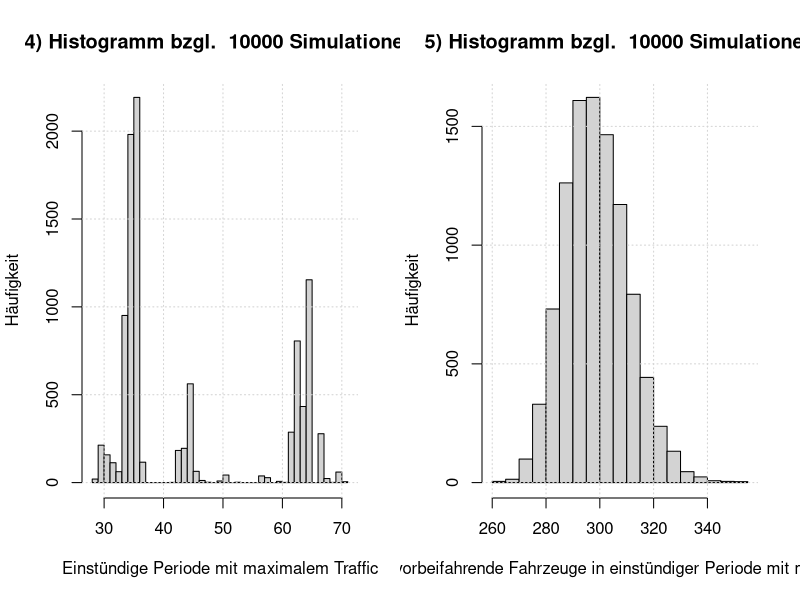
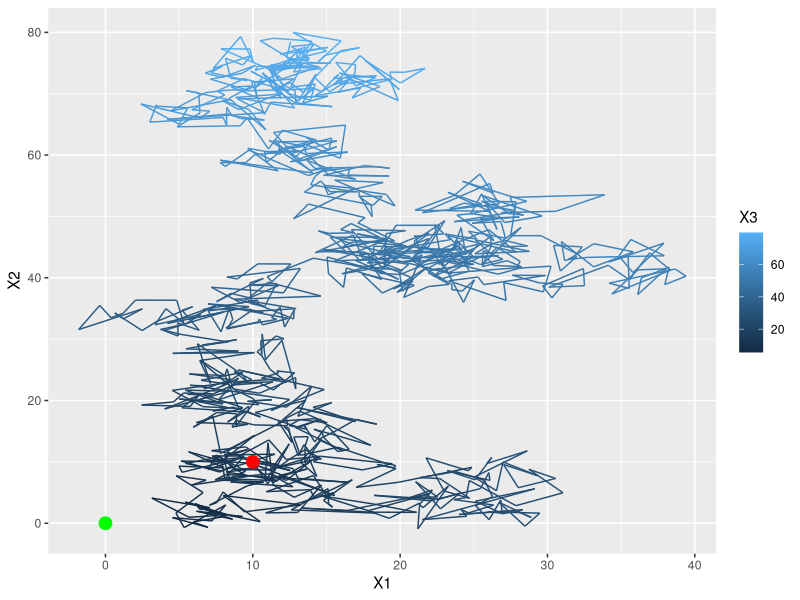
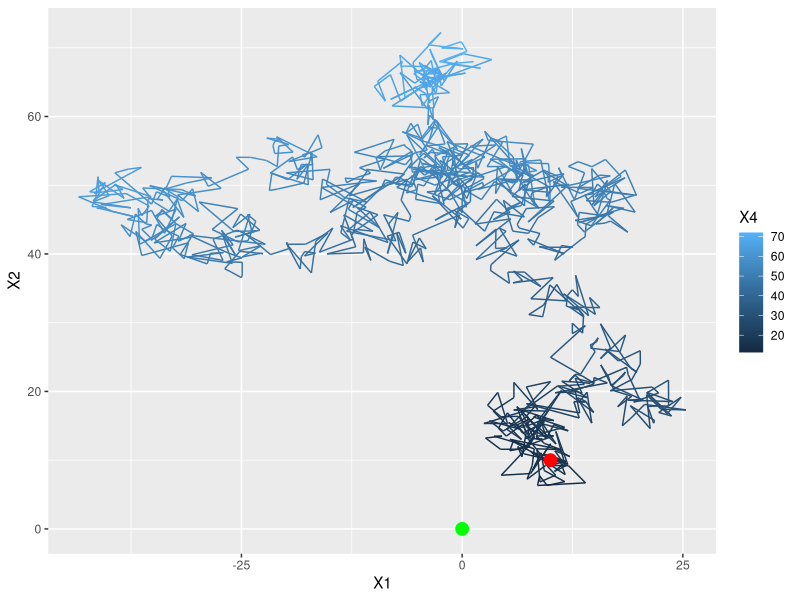
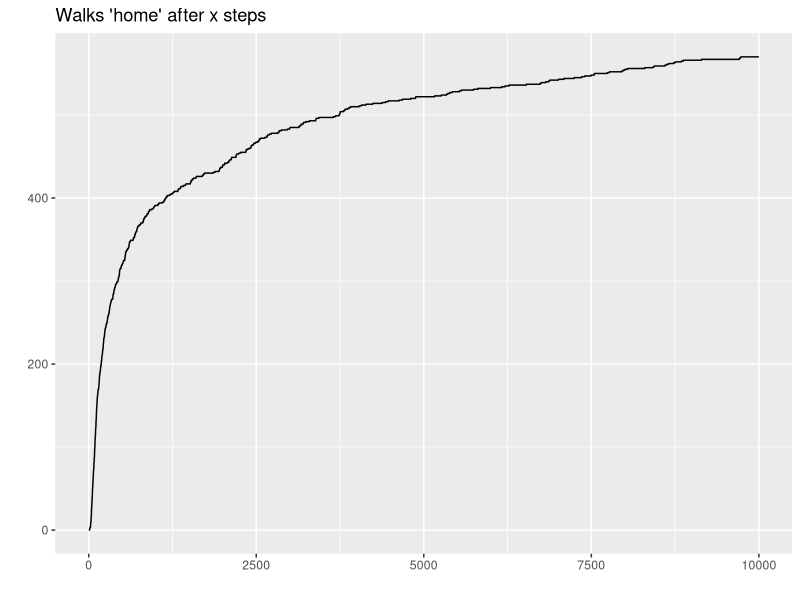
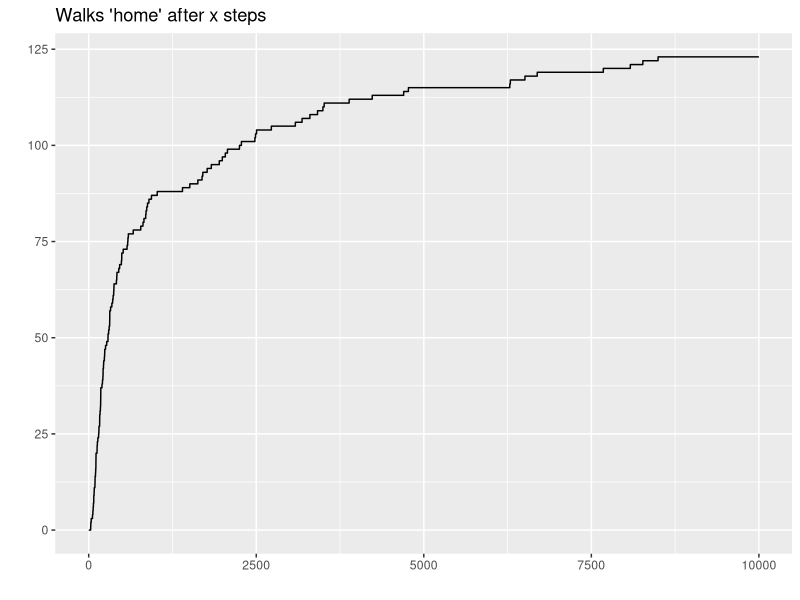

The R script that drew these images, in order: (Note: this script raises an error after producing the figures.)
## ---- chunk 1
# Load libraries
library('ggplot2')
library(xtable)
## ---- chunk 2
# Read transition matrix
P <- as.matrix(read.csv("data/lungcancer.csv"))
nStates <- dim(P)[1]

# Sanity check
apply(P, 1, sum)
## ---- chunk 3
# Method 1

fnMCMeanSteps1 <- function(x, mu, P, tailProb = 10^-3){
  # This function computes the mean number of steps needed to reach state x for
  # a Markov chain defined with initial distribution mu and transition matrix P.
  # 
  # Args:
  #   x:        Target state
  #   mu:       Initial distribution
  #   P:        Transition matrix
  #   tailProb: Tail probability to control approximation
  #   
  # Returns:
  #   Expected number of steps to reach state x for the first time
  
  # Step 0
  cumProbs <- mu[x]
  mean <- mu[x] * 0  # symbolic initialization
  
  # Step 1
  tempProb <- sum(mu[-x] * P[-x, x])
  cumProbs <- cumProbs + tempProb
  mean <- mean + tempProb * 1
  
  # Further steps
  PTilde <- diag(length(mu) - 1)  # initialize PTilde
  k <- 2
  
  while (1-cumProbs >= tailProb) {
    PTilde <- PTilde %*% P[-x, -x]  # Update PTilde
    tempProb <- mu[-x] %*% PTilde %*% P[-x, x]  # Get prob. of hitting time k
    cumProbs <- cumProbs + tempProb  # cumulate probability mass
    mean <- mean + tempProb * k  # update mean
    k <- k+1
  }
  
  # Return mean
  return(as.double(mean))
}
## ---- chunk 4
# Method 2

fnMCMeanSteps2 <- function(x, mu, P, T = 1000){
  # This function computes the mean number of steps needed to reach state x for
  # a Markov chain defined with initial distribution mu and transition matrix P.
  # This method approximates the mean using 10'000 Markov chain simulations with
  # a maximum of T steps per simulation.
  # 
  # Args:
  #   x:  Target state
  #   mu: Initial distribution
  #   P:  Transition matrix
  #   T:  Maximum length of Markov chain
  #   
  # Returns:
  #   Expected number of steps to reach state x for the first time
  
  # Number of states and simulations
  nStates <- length(mu)
  nSim <- 10^4
  
  # Initialize vector to hold number of steps taken to reach state x for the
  # first time for each simulated markov chain
  vSteps <- vector(mode = "integer", length = nSim)
  
  # Start simulation of nSim markov chains with a maximum number of T steps
  for (n in 1:nSim){
    # Sample first state
    state <- sample(1:nStates, 1, prob = mu)
    
    for (t in 2:T+1){
      if (state == x){
        # break if state is x
        vSteps[n] <- t-1  # store number of steps
        break
      } else if (t == T+1) {
        # catch if state x has not been reached in T steps with NA
        vSteps[n] <- NA
        break
      }
      
      # sample next state depending on current state
      state <- sample(1:nStates, 1, prob = P[state, ])
    }
  }

  # Return mean
  return(mean(vSteps, na.rm = TRUE))
}
## ---- chunk 5
# Define initial distribution (always begin in state 23 (Lung))
mu <- rep(0, nStates)
mu[23] <- 1

# Expected number of steps to reach certain positions (Bladder, Brain, Heart)
 
# Method 1
startTime <- Sys.time()
meanStepsBladder1 <- fnMCMeanSteps1(5, mu, P, tailProb = 10^-5)
meanStepsBrain1 <- fnMCMeanSteps1(7, mu, P, tailProb = 10^-5)
meanStepsHeart1 <- fnMCMeanSteps1(17, mu, P, tailProb = 10^-5)
endTime  <- Sys.time()
timeMethod1 <- endTime - startTime

# Method 2
set.seed(42)
startTime <- Sys.time()
meanStepsBladder2 <- fnMCMeanSteps2(5, mu, P, T = 10000)
meanStepsBrain2 <- fnMCMeanSteps2(7, mu, P, T = 10000)
meanStepsHeart2 <- fnMCMeanSteps2(17, mu, P, T = 10000)
endTime  <- Sys.time()
timeMethod2 <- endTime - startTime
## ---- chunk 6
print(xtable(matrix(c(meanStepsBladder1, meanStepsBrain1, meanStepsHeart1,
                      meanStepsBladder2, meanStepsBrain2, meanStepsHeart2),
                    ncol = 2, dimnames = list(
                      c("Bladder", "Brain", "Heart"),
                      c("Method 1", "Method 2"))
                    ),
             caption = "Expected number of steps to reach position in body."),
      comment = FALSE)
## ---- chunk 7
N <- as.matrix(read.csv("data/traffic.csv", header = TRUE))

# Get vector of 96 data points
Nt <- as.vector(t(N[,2:5]))

# Calculate lambda tilde and lambda as function of t
lambdaTildeT <- Nt
lambdaT <- 1.2 * lambdaTildeT
## ---- chunk 8
fnSimulatePoisson <- function(lambda, n) {
  # This function simulates poisson values based on vector of parameters lambda
  # 
  # Args:
  #   lambda:   Vector of parameters for poisson distribution
  #   n:        Number of simulations
  #   
  # Returns:
  #   Simulated vectors as matrix, where every row is a simulation of one day
  #   therefore the matrix as n rows.
  
  # Get random poisson distributed values for n days
  vSimulated <- rpois(length(lambda)*n, lambda)
  
  # Split data into matrix of form: mSplitted[day, quarter-hour]
  # where day goes from 1 to n and quater-hour from 1 to 96
  mSplitted <- t(matrix(vSimulated, nrow=length(lambda), ncol=n))
  
  return(mSplitted)
}

# Define number of simulations
nSimulations = 10000

# Run poisson simulation, based on parameter values from traffic.csv
mSimulation <- fnSimulatePoisson(lambdaT, nSimulations)
## ---- chunk 9
## Task 1
meanCarsPerDay <- mean(rowSums(mSimulation))

## Task 2
thousandsCar <- NULL
for(i in 1:nSimulations) {
  # Calculate cumulative sums per day (per simulation)
  cumsumDay <- cumsum(mSimulation[i,])
  
  # It's not clear if floor should ne applies only for mean, or also here
  # However, in the end the results seems to be the same
  thousandsCar[i] <- floor(max(which(cumsumDay <= 1000))/4)
}

meanThousandsCar <- floor(mean(thousandsCar))

## Task 3
# Time between 1:30 and 1:45 is at position 7
meanCarsAtNightQuarter <- mean(as.vector(mSimulation[,7]))
# The result is 0, which we can easily explain as lambda is 0 in this timeslot
# More input data, to have a more precise model, would possibly change this

## Task 4/5
maxTrafficPeriodIndices <- NULL
maxTrafficPeriodValues <- NULL
for(i in 1:nSimulations) {
  # Calculate cumulative sums per day (per simulation)
  cumsumDay <- cumsum(mSimulation[i,])
  
  # Initialize new vector
  sumHourlyPeriod <- NULL
  
  # Run from 0.0 to 23.0
  for(j in 1:(length(cumsumDay)-4)) {
    sumHourlyPeriod[j] <- cumsumDay[j+4] - cumsumDay[j]
  }
  
  # Get maximum position and store in vector
  maxTrafficPeriodIndices[i] <- which.max(sumHourlyPeriod)
  maxTrafficPeriodValues[i] <- max(sumHourlyPeriod)
}

par(mfrow = c(1,2))

hist(maxTrafficPeriodIndices,
     breaks = max(maxTrafficPeriodIndices)-min(maxTrafficPeriodIndices),
     main = paste("4) Histogramm bzgl. ", nSimulations, "Simulationen"),
     xlab = "Einstündige Periode mit maximalem Traffic", ylab = "Häufigkeit")
grid()
# where eg. 30 is the time period between 07:15 - 08:15,
# 31 is 07:30 - 08:30, and so on

hist(maxTrafficPeriodValues,
     main = paste("5) Histogramm bzgl. ", nSimulations, "Simulationen"),
     xlab = paste("Anzahl der vorbeifahrende Fahrzeuge in einstündiger Periode",
                  "mit maximalem Traffic"),
     ylab = "Häufigkeit")
grid()
## ---- chunk 10
# check if library is there
require('ggplot2')

fnRandomWalk <- function(d, x, N, R) {
  # This function generates a random walk of dimension d
  #
  #
  dfWalk = data.frame(matrix(nrow=N, ncol=d+1))
  
  n=1
  pos=x
  dfWalk[1,1:d] = pos
  dist = sqrt(sum(pos*pos))
  dfWalk[1,d+1] = dist
  
  while(n<N && R<dist) {
    # Thi is the loop handling the random walk
    rstep <- c(round(rnorm(d),2))
    pos = pos+rstep
    dist <- sqrt(sum(pos*pos))
    dfWalk[n+1,1:d] = pos+rstep
    dfWalk[n+1,d+1] = dist
    n = n+1 
  }
  # na.omit ist necessary to handle random walks exiting after n<N (made it home)
  return(na.omit(dfWalk))
}

set.seed(2567)
humanWalk <- fnRandomWalk(2, c(10,10), 1000, 3)
birdWalk <- fnRandomWalk(3, c(10,10,10), 1000, 3)
## ---- chunk 11
# Plotting human random walk
start <- data.frame(X=10, Y=10, Z=10)
goal <- data.frame(X=0, Y=0, Z=10)
p1 <- ggplot(humanWalk, aes(x=X1, y=X2, color=X3)) +
    geom_path() +
    geom_point(data=start,aes(X,Y),colour='red',size=4) +
    geom_point(data=goal,aes(X,Y),colour='green',size=4)
p1
## ---- chunk 12
# Plotting bird random walk
birdWalk <- fnRandomWalk(3, c(10,10,10), 1000, 3)
p2 <- ggplot(birdWalk, aes(x=X1, y=X2, color=X4)) +
    geom_path() +
    geom_point(data=start,aes(X,Y),colour='red',size=4) +
    geom_point(data=goal,aes(X,Y),colour='green',size=4)
p2

## ---- chunk 13

a <- proc.time()
set.seed(4579)
walks <- 1000
steps <- 10000
length <- 10000
startpos <- c(10,10,10)
R <- 3

randValsX <- matrix(rnorm(walks*steps,0,length/steps),nrow=walks,ncol=steps)
randValsY <- matrix(rnorm(walks*steps,0,length/steps),nrow=walks,ncol=steps)
randValsZ <- matrix(rnorm(walks*steps,0,length/steps),nrow=walks,ncol=steps)
randValsX[,1] <- startpos[1]
randValsY[,1] <- startpos[2]
randValsZ[,1] <- startpos[3]
randValsX <- t(apply(randValsX,1,cumsum))
randValsY <- t(apply(randValsY,1,cumsum))
randValsZ <- t(apply(randValsZ,1,cumsum))

WalksH <- sqrt((randValsX^2)+(randValsY^2)) < R
WalksB <- sqrt(((randValsX^2)+(randValsY^2)+(randValsZ^2))) < R

fnWalkIn <- function(slice) {
  len <- length(slice)
  first <- match(1,slice)
  if(is.finite(first)) {
    slice[first:len] <- 1
  }
  return(slice)
}

WalksH <- t(apply(WalksH,1,fnWalkIn))
WalksB <- t(apply(WalksB,1,fnWalkIn))

b <- proc.time()
b-a
WalksInH <- apply(WalksH,2,sum)
WalksInB <- apply(WalksB,2,sum)

####################################
## ---- chunk 14
H <- qplot(x=1:length(WalksInH), y=WalksInH,geom="line", xlab="", ylab="",
      main="Walks 'home' after x steps")
B <- qplot(x=1:length(WalksInB), y=WalksInB,geom="line", xlab="", ylab="",
      main="Walks 'home' after x steps")
H
B

## ---- chunk 15
#Lalalalala




## ---- chunk 16
# set up
TCall <- 1
r <- 0.04
sigma <- 0.2
X0 <- 100
K <- 100
C <- list()




############# Black-Scholes
d1 <- 1/(sigma*sqrt(TCall))*(log(X0/K)+(r+(0.5*sigma^2))*TCall)
d2 <- d1-sigma*sqrt(TCall)
C$BlackScholes <- X0*pnorm(d1,0,1) - K*exp(-r*TCall)*pnorm(d2,0,1)

############## Monte Carlo
walks <- 1000
steps <- 100
TCalls <- c(seq(0.01,1,1/steps))

randValsBrown <- matrix(rnorm(walks*steps,0,TCalls/steps),nrow=walks,ncol=steps)
randValsBrown <- t(apply(randValsBrown,1,cumsum))
mu <- r
X_t <- X0*exp((mu-0.5*sigma^2)*TCalls+sigma*randValsBrown)

expVals <- (X_t - K)
######
rep.row<-function(x,n){
   matrix(rep(x,each=n),nrow=n)
}
TCalls <- rep.row(TCalls,walks)
######
smth <- exp(-r*TCalls)/(walks)*expVals
smth[smth<0] <- 0
C$MC <- apply(smth/walks,2,sum)

## Euler
#### confusing formula on slides
X_k <- X_k_1 + mu*((k-1)*T)




C$Euler <- NULL
## plotting
plot(C$MC)
abline(h=C$BlackScholes,col='red')
